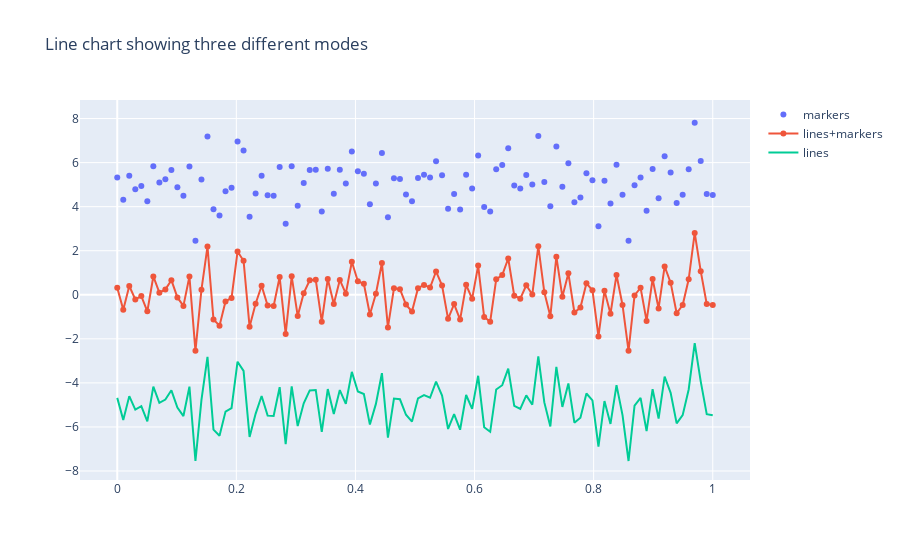

Notebook code for this chart:
### Code cell
# crate the fig
fig = go.Figure(data=data,layout=layout)
fig.show()
